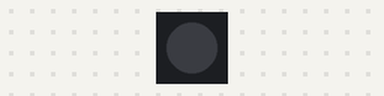
Recording of a sketch running on a simulated Arduino Uno, built with avr-gcc and run on an emulated ATmega328P. Parts: 1 RGB LEDs in strip order, left to right.

Above: at 0.2 s.
At 2.2 s:
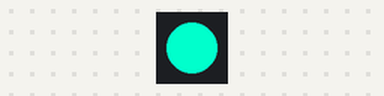
At 4.7 s:
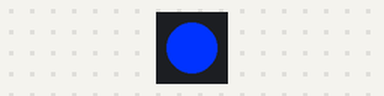
At 9.7 s:
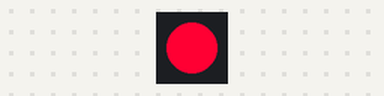
Timing chart, 0 to 10.1 s (numbered marks = the images above):
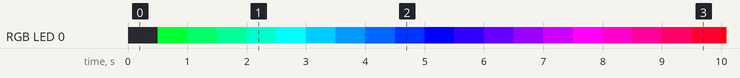

Measured:
- by itself, RGB LED 0: off → RGB(0, 255, 51) at 0.50 s, → RGB(0, 255, 102) 0.50 s later, → RGB(0, 255, 153) 0.50 s later, → RGB(0, 255, 204) 0.50 s later, … (77 changes in this stretch)
- by itself, everything shown: repeats every 15.5 s, in 30 steps

The sketch:

led_ws2812_fastled.ino
```cpp
#include <FastLED.h>
#define LED_PIN 8
#define NUM_LEDS 1
#define COLOR_ORDER GRB
#define LED_TYPE WS2812
CRGB leds[NUM_LEDS];

uint8_t start_color = 0;
int8_t delta = 8;
int i = 0;
long j = 1020;

void setup(){
  FastLED.addLeds<LED_TYPE, LED_PIN, COLOR_ORDER>(leds, NUM_LEDS);
}

int sawtooth(long arg){
  //repeat
  while(arg>1530){
    arg=arg-1530;
  }

  //sawtooth
  if(arg>-1 && arg<256){
    return arg;
  } else if(arg>255 && arg<766){
    return 255;
  } else if(arg>765 && arg<1021){
    return (1020-arg);
  } else{
  return 0;
  }
}

void loop(){

/////solid color
  /*fill_solid( leds, NUM_LEDS, CRGB(50,0,200));
  FastLED.show();*/

/////solid rainbow fade
  delay(500);
  if(j>(1530+1020)){//avoid overflow
    j=1020;
  }
  j=j+51;
  fill_solid( leds, NUM_LEDS, CRGB(sawtooth(j),sawtooth(j-510),sawtooth(j-1020)));
  FastLED.show();

/////rainbow color
  /*fill_rainbow(leds, NUM_LEDS, start_color, delta);
  FastLED.show();*/

/////rainbow running
  /*fill_rainbow(leds, NUM_LEDS, start_color, delta );
  FastLED.show();
  delay(20);
  start_color = start_color + 1;
  if(start_color>255){
    start_color = 0;
  }*/

/////loading rainbow
  /*
  leds[i] = CRGB(255, 0, 0);
  FastLED.show();
  delay(50);

  leds[i+1] = CRGB(0, 255, 0);
  FastLED.show();
  delay(50);

  leds[i+2] = CRGB(0, 0, 255);
  FastLED.show();
  delay(50);

  i=i+3;
  if(i>57){
    i = 0;
  }
  */

/////running 3 led
  /*leds[i-1] = CRGB(0, 0, 0);
  leds[i] = CRGB(255, 0, 0);  //green
  leds[i+1] = CRGB(0, 255, 0);//red
  leds[i+2] = CRGB(0, 0, 255);//blue
  FastLED.show();
  delay(100);

  if(i>=57){
    i = 0;
    leds[57] = CRGB(0, 0, 0);
    leds[58] = CRGB(0, 0, 0);
    leds[59] = CRGB(0, 0, 0);
    FastLED.show();
  }
  i=i+1;
  */

}
```
